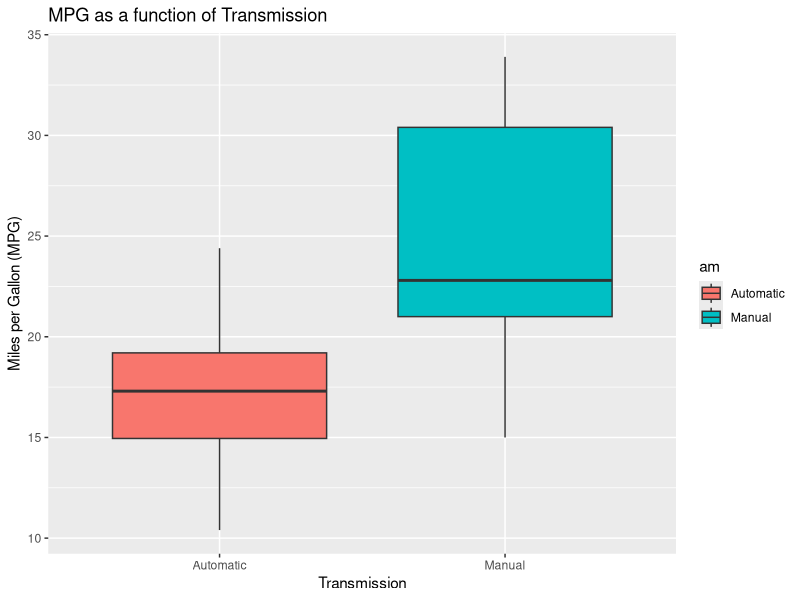
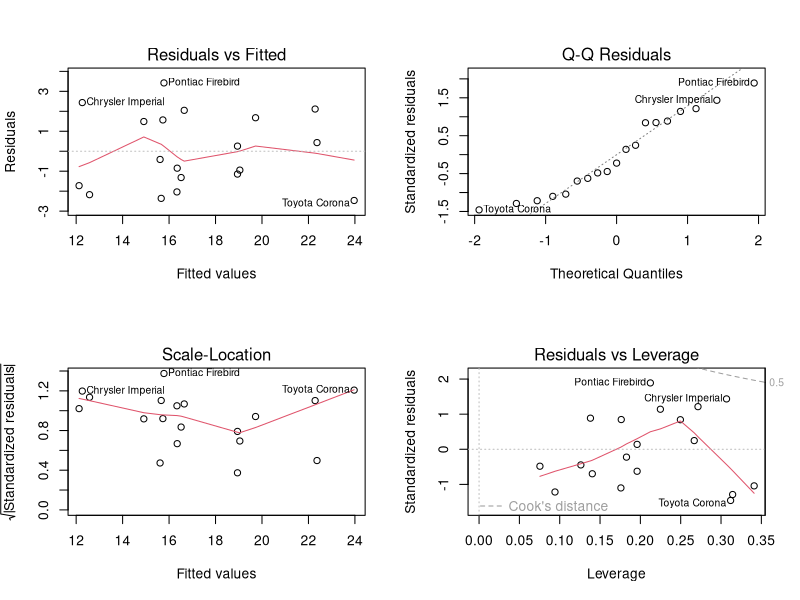

R code for these plots, in order:
## ---- chunk 1
cache=TRUE
# load the required libraries
library(datasets)
data(mtcars)
#head(mtcars, 2)
mtcars$am <- as.factor(mtcars$am) # make the am value as factor
levels(mtcars$am) <- c("Automatic", "Manual") # 0 - Automatic, 1 - Manual
## ---- chunk 2
aggregate(mpg ~ am, data=mtcars, FUN=mean)
## ---- chunk 3
aModel1 <- lm(mpg ~ cyl, data=mtcars[mtcars$am=='Automatic',])
aModel2 <- lm(mpg ~ wt, data = mtcars[mtcars$am=='Automatic',])
aModel3 <- lm(mpg ~ cyl + wt, data = mtcars[mtcars$am=='Automatic',])
aModel4 <- lm(mpg ~ disp, data = mtcars[mtcars$am=='Automatic',])
aModel5 <- lm(mpg ~ disp + cyl, data = mtcars[mtcars$am=='Automatic',])
aModel6 <- lm(mpg ~ disp + cyl + wt, data = mtcars[mtcars$am=='Automatic',])
aModel7 <- lm(mpg ~ gear, data = mtcars[mtcars$am=='Automatic',])
## ---- chunk 4

mModel1 <- lm(mpg ~ cyl, data=mtcars[mtcars$am=='Manual',])
mModel2 <- lm(mpg ~ wt, data = mtcars[mtcars$am=='Manual',])
mModel3 <- lm(mpg ~ cyl + wt, data = mtcars[mtcars$am=='Manual',])
mModel4 <- lm(mpg ~ disp, data = mtcars[mtcars$am=='Manual',])
mModel5 <- lm(mpg ~ disp + cyl, data = mtcars[mtcars$am=='Manual',])
mModel6 <- lm(mpg ~ disp + cyl + wt, data = mtcars[mtcars$am=='Manual',])
mModel7 <- lm(mpg ~ gear, data = mtcars[mtcars$am=='Manual',])
## ---- chunk 5
#boxplot of mpg as a function of transmission
library(ggplot2)
g<-ggplot(aes(y=mpg,x=am), data=mtcars)+geom_boxplot(aes(fill=am))
g+labs(x="Transmission", y="Miles per Gallon (MPG)", title="MPG as a function of Transmission")
## ---- chunk 6
#Perform Student's t-test on transmissions versus mpg
t.test(mpg~am, data=mtcars)
## ---- chunk 7
#boxplot of mpg as a function of transmission
summary(aModel6)
par(mfrow=c(2,2))
plot(aModel6)
